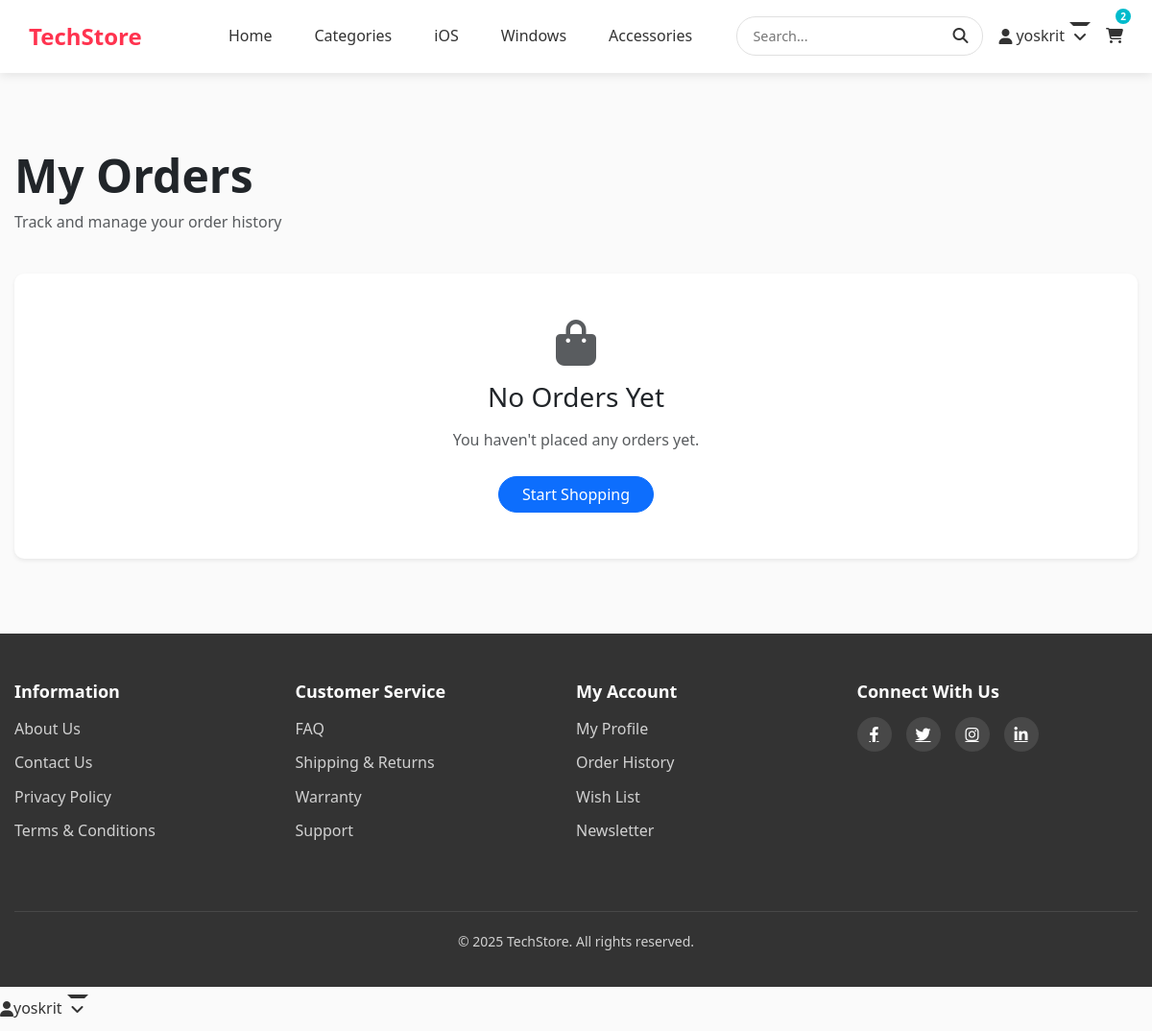
/orders/ (signed in), run on an earlier commit of the app's database.
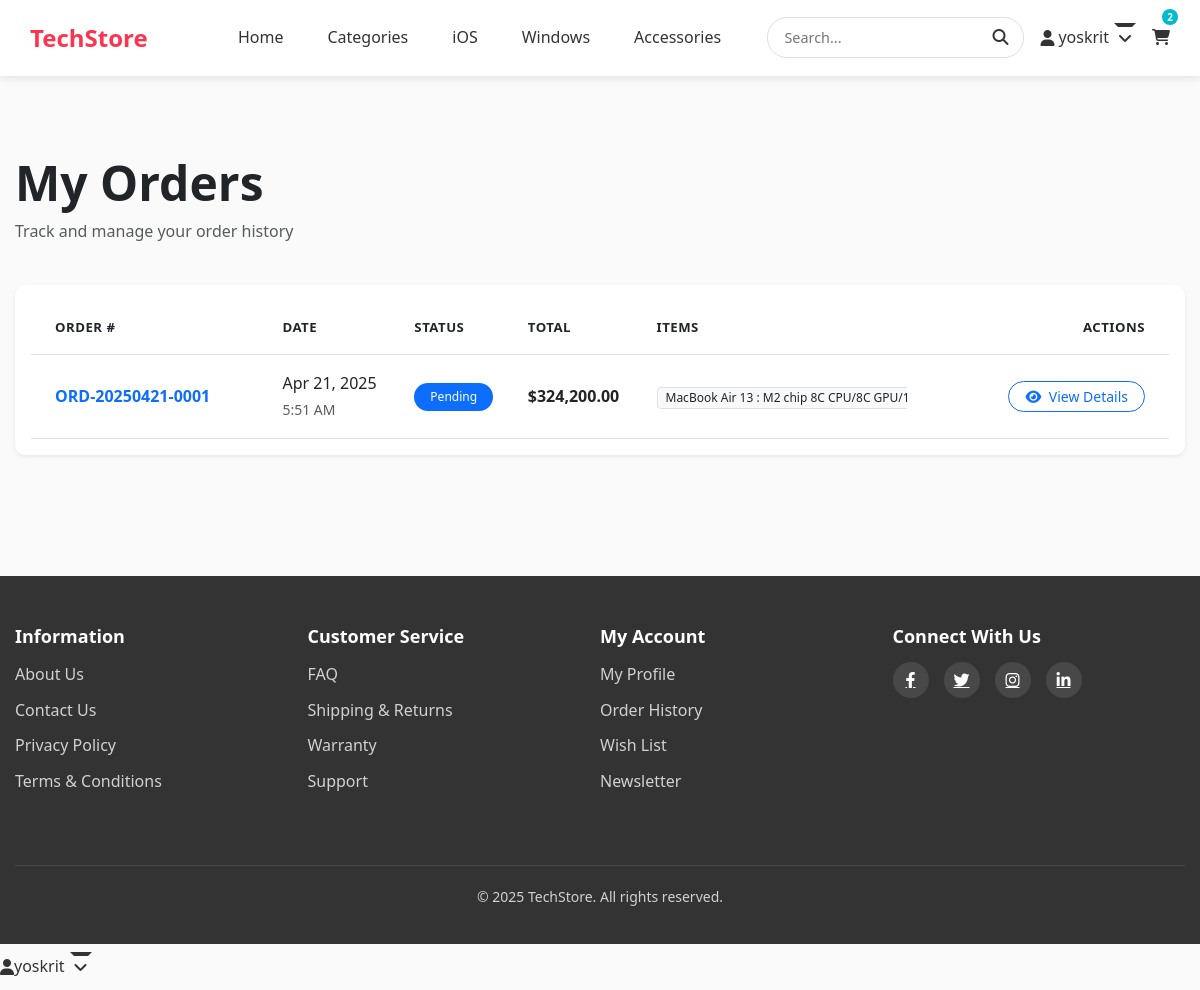
And on a later commit of the database.
### devices/models.py (models this page shows, shortened)
class Order(models.Model):
    STATUS_CHOICES = [
        ('pending', 'Pending'),
        ('processing', 'Processing'),
        ('shipped', 'Shipped'),
        ('delivered', 'Delivered'),
        ('cancelled', 'Cancelled'),
        ('refunded', 'Refunded')
    ]
    PAYMENT_CHOICES = [
        ('credit_card', 'Credit Card'),
        ('paypal', 'PayPal'),
        ('bank_transfer', 'Bank Transfer'),
        ('cash_on_delivery', 'Cash on Delivery')
    ]
    user = models.ForeignKey(settings.AUTH_USER_MODEL, on_delete=models.CASCADE, related_name='orders')
    order_number = models.CharField(max_length=20, unique=True, blank=True, null=True)
    status = models.CharField(max_length=50, choices=STATUS_CHOICES, default='pending')
    payment_method = models.CharField(max_length=50, choices=PAYMENT_CHOICES, default='credit_card')
    shipping_address = models.TextField()
    shipping_city = models.CharField(max_length=100)
    shipping_country = models.CharField(max_length=100)
    shipping_postal_code = models.CharField(max_length=20)
    billing_address = models.TextField(blank=True, null=True)
    billing_city = models.CharField(max_length=100, blank=True, null=True)
    billing_country = models.CharField(max_length=100, blank=True, null=True)
    billing_postal_code = models.CharField(max_length=20, blank=True, null=True)
    total_price = models.DecimalField(max_digits=10, decimal_places=2)
    shipping_cost = models.DecimalField(max_digits=10, decimal_places=2, default=0)
    discount = models.DecimalField(max_digits=10, decimal_places=2, default=0)
    notes = models.TextField(blank=True, null=True)
    tracking_number = models.CharField(max_length=100, blank=True, null=True)
    created_at = models.DateTimeField(auto_now_add=True)
    updated_at = models.DateTimeField(auto_now=True)
    class Meta:
        ordering = ['-created_at']

class OrderItem(models.Model):
    order = models.ForeignKey(Order, on_delete=models.CASCADE, related_name='items')
    product = models.ForeignKey(Product, on_delete=models.CASCADE, related_name='order_items')
    product_color = models.ForeignKey('ProductColor', on_delete=models.SET_NULL,
                                     null=True, blank=True)
    quantity = models.PositiveIntegerField()
    price = models.DecimalField(max_digits=10, decimal_places=2)

class Product(models.Model):
    PLATFORM_CHOICES = [
        ('ios', 'iOS'),
        ('windows', 'Windows'),
        ('cross', 'Cross-Platform'),
        ('other', 'Other')
    ]
    title = models.CharField(max_length=200)
    slug = models.SlugField(max_length=220, unique=True, blank=True)
    description = models.TextField()
    short_description = models.CharField(max_length=255, blank=True)
    price = models.DecimalField(max_digits=10, decimal_places=2)
    sale_price = models.DecimalField(max_digits=10, decimal_places=2, blank=True, null=True)
    stock = models.PositiveIntegerField()
    is_featured = models.BooleanField(default=False)
    is_new = models.BooleanField(default=False)
    is_bestseller = models.BooleanField(default=False)
    category = models.ForeignKey(Category, on_delete=models.CASCADE, related_name='products')
    brand = models.ForeignKey(Brand, on_delete=models.CASCADE, related_name='products')
    platform = models.CharField(max_length=20, choices=PLATFORM_CHOICES, default='other')
    main_image = models.ImageField(upload_to='product_images/')
    created_at = models.DateTimeField(auto_now_add=True)
    updated_at = models.DateTimeField(auto_now=True)
    colors = models.ManyToManyField('Color', blank=True, related_name='products')
    tags = models.ManyToManyField('Tag', blank=True, related_name='products')
    class Meta:
        ordering = ['-created_at']

### devices/views.py (the view)
# urls.py: path('orders/', views.OrderListView.as_view(), name='order_list'),
class OrderListView(LoginRequiredMixin, ListView):
    model = Order
    template_name = 'devices/order_list.html'
    context_object_name = 'orders'
    paginate_by = 10
    def get_queryset(self):
        return Order.objects.filter(user=self.request.user).order_by('-created_at')

### devices/models.py (called while the page is built)
    @property
    def total_items(self):
        return sum(item.quantity for item in self.items.all())

### devices/templates/devices/order_list.html (shortened to what this page needs)
{% extends "devices/base.html" %}
{% load humanize %}
{% block content %}
<div class="container py-5">
    <div class="row mb-4">
        <div class="col">
            <h1 class="display-5 fw-bold">My Orders</h1>
            <p class="text-muted">Track and manage your order history</p>
        </div>
    </div>
    {% if orders %}
        <div class="card shadow-sm">
            <div class="card-body">
                <div class="table-responsive">
                    <table class="table table-hover align-middle mb-0">
                        <thead class="bg-light">
                            <tr>
                                <th class="px-4 py-3">Order #</th>
                                <th class="py-3">Date</th>
                                <th class="py-3">Status</th>
                                <th class="py-3">Total</th>
                                <th class="py-3">Items</th>
                                <th class="py-3 text-end pe-4">Actions</th>
                            </tr>
                        </thead>
                        <tbody>
                            {% for order in orders %}
                            <tr class="border-bottom">
                                <td class="px-4 py-3">
                                    <span class="fw-bold text-primary">{{ order.order_number }}</span>
                                </td>
                                <td class="py-3">
                                    <div>{{ order.created_at|date:"M d, Y" }}</div>
                                    <small class="text-muted">{{ order.created_at|date:"g:i A" }}</small>
                                </td>
                                <td class="py-3">
                                    <span class="badge rounded-pill bg-{% if order.status == 'delivered' %}success{% elif order.status == 'cancelled' %}danger{% elif order.status == 'processing' %}warning{% else %}primary{% endif %} px-3 py-2">
                                        {{ order.get_status_display }}
                                    </span>
                                </td>
                                <td class="py-3">
                                    <span class="fw-bold">${{ order.total_price|floatformat:2|intcomma }}</span>
                                </td>
                                <td class="py-3">
                                    <div class="text-truncate" style="max-width: 250px;">
                                        {% for item in order.items.all %}
                                            <span class="badge bg-light text-dark border">
                                                {{ item.product.title }}
                                            </span>
                                        {% endfor %}
                                    </div>
                                </td>
                                <td class="text-end pe-4 py-3">
                                    <a href="{% url 'devices:order_detail' pk=order.pk %}"
                                       class="btn btn-sm btn-outline-primary rounded-pill px-3">
                                        <i class="fas fa-eye me-1"></i> View Details
                                    </a>
                                </td>
                            </tr>
                            {% endfor %}
                        </tbody>
                    </table>
                </div>
            </div>
        </div>
    {% else %}
        <div class="card shadow-sm">
            <div class="card-body text-center py-5">
                <i class="fas fa-shopping-bag text-muted mb-3" style="font-size: 3rem;"></i>
                <h3 class="mb-3">No Orders Yet</h3>
                <p class="text-muted mb-4">You haven't placed any orders yet.</p>
                <a href="{% url 'devices:home' %}" class="btn btn-primary rounded-pill px-4">
                    Start Shopping
                </a>
            </div>
        </div>
    {% endif %}
</div>
{% endblock %}

What changed in the data, as far as the page shows it:
added Order: order_number "ORD-20250421-0001", created_at "Apr 21, 2025", created_at "5:51 AM", status "Pending", total_price "324,200.00"
added OrderItem: product "MacBook Air 13 : M2 chip 8C CPU/8C GP…"
Also different on the page:
text no longer shown: "No Orders Yet You haven't placed any orders yet. Start Shopping"
text now shown: "ORDER # DATE STATUS TOTAL ITEMS ACTIONS"
